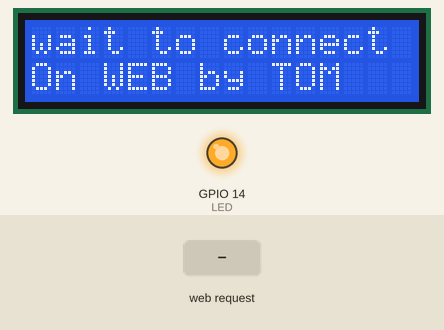
A sketch run on a simulated ESP8266 (NodeMCU). Shown: 16×2 character LCD, output pins drawn as LEDs (lit = HIGH). Inputs (shaded band) come from the test bench. WiFi joins after 1.5 s; servers stay silent unless stated; what the sketch prints to the serial monitor is not drawn.

Above: at 3.7 s.
At 5.8 s:
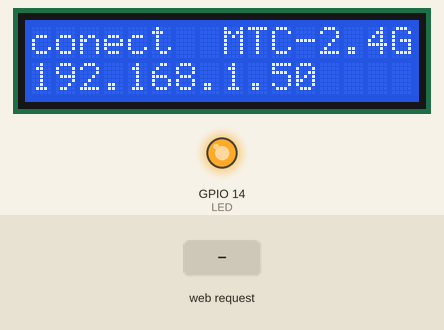
5.9 s: HTTP request GET /ledOff received
At 6.5 s:
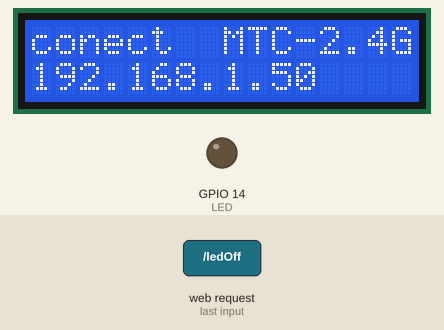
8.9 s: HTTP request GET /ledOn received
At 10.0 s:
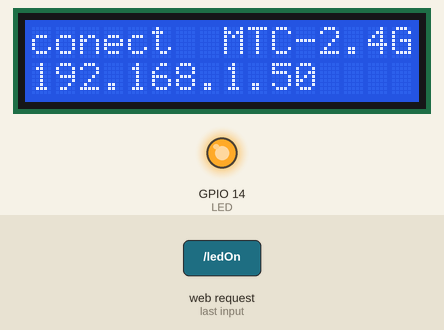
Timing chart, 0 to 11.9 s (numbered marks = the images above; inputs shaded):
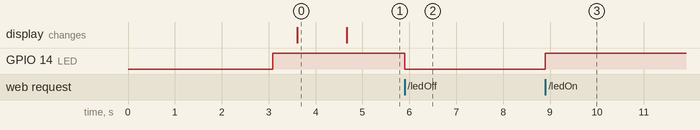

Measured:
- after the input at 5.9 s, GPIO 14 (LED): HIGH → LOW at once
- after the input at 8.9 s, GPIO 14 (LED): LOW → HIGH at once
- what the display in image 0 shows lasts 1.1 s, from 3.6 s to 4.7 s

The sketch:

LEDControlwithWEB2.ino
```cpp
/*
 * ESP8266 NodeMCU LED Control over WiFi Demo
 *
 * https://circuits4you.com
 */
#include <ESP8266WiFi.h>
#include <WiFiClient.h>
#include <Wire.h>
#include <LiquidCrystal_I2C.h>

//ESP Web Server Library to host a web page
#include <ESP8266WebServer.h>

LiquidCrystal_I2C lcd(0x3F, 16, 2);

//---------------------------------------------------------------
//Our HTML webpage contents in program memory
const char MAIN_page[] PROGMEM = R"=====(
<!DOCTYPE html>
<html>
<body>
<center>
<h1>WiFi LED on off demo: 1</h1><br>
Ciclk to turn <a href="ledOn" target="myIframe">LED ON</a><br>
Ciclk to turn <a href="ledOff" target="myIframe">LED OFF</a><br>
LED State:<iframe name="myIframe" width="100" height="25" frameBorder="0"><br>
<hr>
<a href="http://www.mtc.ac.th">Mahasarakham Technical College</a>
</center>

</body>
</html>
)=====";
//---------------------------------------------------------------
//On board LED Connected to GPIO2
#define LED 14

//SSID and Password of your WiFi router
const char* ssid = "MTC-2.4G";
const char* password = "";

//Declare a global object variable from the ESP8266WebServer class.
ESP8266WebServer server(80); //Server on port 80

//===============================================================
// This routine is executed when you open its IP in browser
//===============================================================
void handleRoot() {
 Serial.println("You called root page");
 String s = MAIN_page; //Read HTML contents
 server.send(200, "text/html", s); //Send web page
}

void handleLEDon() {
 Serial.println("LED on page");
 digitalWrite(LED,HIGH); //LED is on
 server.send(200, "text/html", "ON"); //Send ADC value only to client ajax request
}

void handleLEDoff() {
 Serial.println("LED off page");
 digitalWrite(LED,LOW); //LED off
 server.send(200, "text/html", "OFF"); //Send ADC value only to client ajax request
}
//==============================================================
//                  SETUP
//==============================================================
void setup(void){
  lcd.begin();
  // Turn on the blacklight and print a message.
  lcd.backlight();
  lcd.print("Control Device");
  lcd.setCursor(0, 1);
  lcd.print("On WEB by TOM");
  delay (3000);

  Serial.begin(115200);

  WiFi.begin(ssid, password);     //Connect to your WiFi router
  Serial.println("");

  //Onboard LED port Direction output
  pinMode(LED,OUTPUT);
  //Power on LED state off
  digitalWrite(LED,HIGH);

  // Wait for connection
  while (WiFi.status() != WL_CONNECTED) {
    delay(500);
    Serial.print(".");
    lcd.setCursor(0, 0);
    lcd.print("wait to connect");
  }

  //If connection successful show IP address in serial monitor
  Serial.println("");
  Serial.print("Connected to ");
  lcd.clear();
  lcd.setCursor(0, 0);
  lcd.print("conect ");
  Serial.println(ssid);
  lcd.setCursor(8, 0);
  lcd.print(ssid);
  Serial.print("IP address: ");
  Serial.println(WiFi.localIP());  //IP address assigned to your ESP
  lcd.setCursor(0, 1);
  lcd.print(WiFi.localIP());

  server.on("/", handleRoot);      //Which routine to handle at root location. This is display page
  server.on("/ledOn", handleLEDon); //as Per  <a href="ledOn">, Subroutine to be called
  server.on("/ledOff", handleLEDoff);

  server.begin();                  //Start server
  Serial.println("HTTP server started");
}
//==============================================================
//                     LOOP
//==============================================================
void loop(void){
  server.handleClient();          //Handle client requests
}
```
